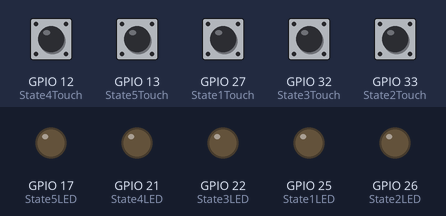
Bench run of a sketch on a simulated ESP32. On the bench: output pins drawn as LEDs (lit = HIGH). The test bench sets the inputs (shaded band); at power-on: GPIO 12 (State4Touch), GPIO 13 (State5Touch), GPIO 27 (State1Touch), GPIO 32 (State3Touch), GPIO 33 (State2Touch) HIGH.

Above: at 1.2 s.
1.3 s: GPIO 12 (State4Touch) pulled LOW for 0.15 s
At 2.0 s:
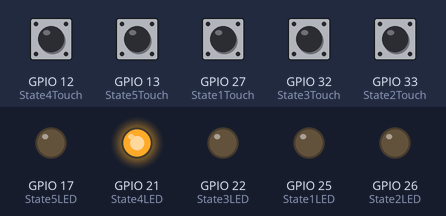
2.9 s: GPIO 13 (State5Touch) pulled LOW for 0.15 s
At 4.1 s:
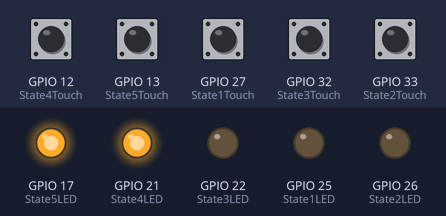
4.5 s: GPIO 27 (State1Touch) pulled LOW for 0.15 s
At 5.6 s:
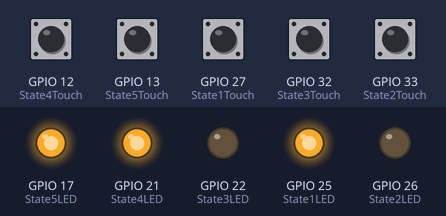
6.1 s: GPIO 32 (State3Touch) pulled LOW for 0.15 s
At 6.8 s:
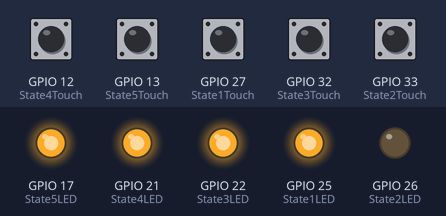
7.7 s: GPIO 33 (State2Touch) pulled LOW for 0.15 s
At 8.0 s:
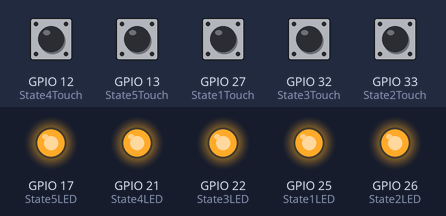
9.3 s: GPIO 12 (State4Touch) pulled LOW for 1 s
At 9.7 s:
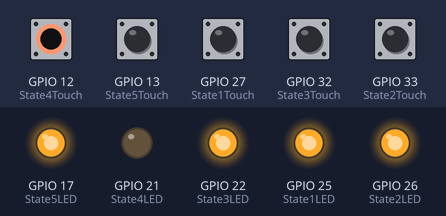
Timing chart, 0 to 12.3 s (numbered marks = the images above; inputs shaded):
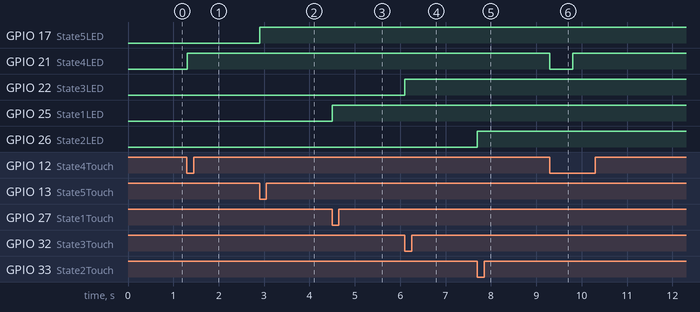

Measured:
- after the input at 1.3 s, GPIO 21 (State4LED): LOW → HIGH at once
- after the input at 2.9 s, GPIO 17 (State5LED): LOW → HIGH at once
- after the input at 4.5 s, GPIO 25 (State1LED): LOW → HIGH at once
- after the input at 6.1 s, GPIO 22 (State3LED): LOW → HIGH at once
- after the input at 7.7 s, GPIO 26 (State2LED): LOW → HIGH at once
- after the input at 9.3 s, GPIO 21 (State4LED): HIGH → LOW at once, → HIGH 0.50 s later

The sketch:

RoadTrippin.ino
```cpp
// ESP32 Touch Test
// Just test touch pin - Touch0 is T0 which is on GPIO 4.

#define SENSITIVITY 50

#define State1LED 25
#define State1Touch 27
int State1On = 0;
int State1Changed = 0;

#define State2LED 26
#define State2Touch 33
int State2On = 0;
int State2Changed = 0;

#define State3LED 22
#define State3Touch 32
int State3On = 0;
int State3Changed = 0;

#define State4LED 21
#define State4Touch 12
int State4On = 0;
int State4Changed = 0;

#define State5LED 17
#define State5Touch 13
int State5On = 0;
int State5Changed = 0;

void setup() {
  Serial.begin(115200);
  pinMode(State1LED, OUTPUT);
  pinMode(State2LED, OUTPUT);
  pinMode(State3LED, OUTPUT);
  pinMode(State4LED, OUTPUT);
  pinMode(State5LED, OUTPUT);
}

void loop() {
  /* State 1 */
  // Check for changes in touch value - if enough time has passed switch LED
  if (touchRead(State1Touch) < SENSITIVITY) {
    if(State1Changed + 500 < millis()) {
      State1On = State1On ? 0 : 1;
      State1Changed = millis();
    }
  }

  // set LED value based on previous
  if(State1On) {
    digitalWrite(State1LED, HIGH);
  } else {
    digitalWrite(State1LED, LOW);
  }

  /* State 2 */
  if (touchRead(State2Touch) < SENSITIVITY) {
    if(State2Changed + 500 < millis()) {
      State2On = State2On ? 0 : 1;
      State2Changed = millis();
    }
  }

  if(State2On) {
    digitalWrite(State2LED, HIGH);
  } else {
    digitalWrite(State2LED, LOW);
  }

  /* State 3 */
  // Check for changes in touch value - if enough time has passed switch LED
  if (touchRead(State3Touch) < SENSITIVITY) {
    if(State3Changed + 500 < millis()) {
      State3On = State3On ? 0 : 1;
      State3Changed = millis();
    }
  }

  // set LED value based on previous
  if(State3On) {
    digitalWrite(State3LED, HIGH);
  } else {
    digitalWrite(State3LED, LOW);
  }

  /* State 4 */
  // Check for changes in touch value - if enough time has passed switch LED
  if (touchRead(State4Touch) < SENSITIVITY) {
    if(State4Changed + 500 < millis()) {
      State4On = State4On ? 0 : 1;
      State4Changed = millis();
    }
  }

  // set LED value based on previous
  if(State4On) {
    digitalWrite(State4LED, HIGH);
  } else {
    digitalWrite(State4LED, LOW);
  }

  /* State 5 */
  // Check for changes in touch value - if enough time has passed switch LED
  if (touchRead(State5Touch) < SENSITIVITY) {
    if(State5Changed + 500 < millis()) {
      State5On = State5On ? 0 : 1;
      State5Changed = millis();
    }
  }

  // set LED value based on previous
  if(State5On) {
    digitalWrite(State5LED, HIGH);
  } else {
    digitalWrite(State5LED, LOW);
  }
}
```
